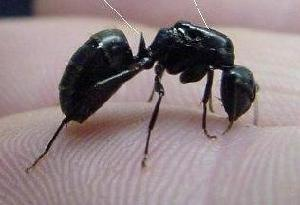
#> input picture MachineLearning/1_LinearClassifierstoSVM/animals10classes/ant/image_0001.jpg, 300 x 205 px, found by its file name; its folder holds only this picture in this run
$ jupyter execute 2023_2024_stumps_trees_forests_SV.ipynb   (shell and % lines are left out)
#> lines starting #> are read from the running program, lines starting #| are printed output that depends on the picture
# Stumps, trees and forests

** Ecole Centrale Nantes **

** Diana Mateus **

PARTICIPANTS: **Orane VERNET, Diane CHOUNLAMOUNTRY**

[cell 1]
import os
import numpy as np
import matplotlib.pyplot as plt
import math
from scipy import stats

#Modules for image processing
import skimage
from skimage import io
from skimage.color import rgb2gray
from skimage.transform import resize

#Modules for machine learning
import sklearn
from sklearn import metrics
from sklearn.linear_model import LogisticRegression
from sklearn.svm import SVC
from sklearn.model_selection import GridSearchCV
from sklearn.tree import DecisionTreeClassifier
from sklearn.ensemble import RandomForestClassifier
from sklearn.metrics import roc_curve
from sklearn.metrics import accuracy_score

#Useful for manual data splitting
import random
from sklearn.utils import shuffle

## 1. Decision stumps
A decision stump is a machine learning model consisting of a one-level decision tree. That is, it is a decision tree with one internal node (the root) which is immediately connected to the terminal nodes (its leaves). A decision stump makes a prediction based on the value of just a single input feature. Sometimes they are also called 1-rules [Wikipedia]

***a)*** Run the provided code to generate and plot a toy dataset consisting of 2D points and 4 classes

[cell 2]
#a) Load and plot dataset, split in train and test sets
from sklearn.datasets import make_blobs
from sklearn.model_selection import train_test_split

n_classes = 4
X, y = make_blobs(n_samples=300, centers=n_classes,
                  random_state=0, cluster_std=1.0)
plt.scatter(X[:, 0], X[:, 1], c=y, s=50, cmap=plt.cm.get_cmap('rainbow', 4));
plt.colorbar();

Xtrain, Xtest, ytrain, ytest = train_test_split(X, y, random_state=0)
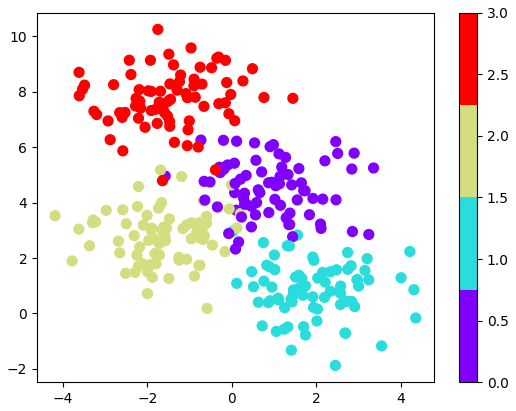
#> figure drawn by matplotlib, 2 panels

**b)** Observe the functions **stump** and **split**.

**stump** is a function that generates the parameters of a random axis-aligned split  according to the number of features of a given dataset. The function receives the data matrix Xtrain and returns
    - the index of one randomly chosen feature (one dimension)
    - as well as a randomly chosen threshold within the min and max values of the chosen feature.

**split**  receives as input:
    - A dataset of points
    - the parameters generated by the stump function above.
The function then partitions the *dataset* in two subsets according to the threshold of the chosen dimension.
The output are two arrays, each containing the _indices_ of the points belonging to one or the other subset.

**c)** Run the split function **several times**, and display the resulting subsets as 2D scatter plots with circles of different colors for each class. Use the provided plotting functions.

[cell 3]
from random import randint, uniform

# b) Stumps and Split

def stump(X):
    f = randint(0, X.shape[1]-1) #randomly select a feature/dimension randint()
    t = uniform(np.min(X[:,f]),np.max(X[:,f])) #sample from an uniform() between the min and max values of the feature
    return f,t


def split(X, f, t):
    ind_l, = np.where(X[:,f]<=t)
    ind_r, = np.where(X[:,f]>t)
    return ind_l, ind_r

# c) Plotting a stump

def plot_stump (Xtrain,ytrain,feat,th,ind_l,ind_r):
#> called with Xtrain = array of shape (225, 2), ytrain = array of shape (225,), feat = 1, th = 7.45, ind_l = array of shape (188,), ind_r = array of shape (37,)
    n_classes=np.max(ytrain)+1;
    #print(n_classes)
    for c in range(n_classes):
        X0_c=Xtrain[np.where(ytrain==c), 0] #first coordinate of points belonging to class c
        X1_c=Xtrain[np.where(ytrain==c), 1] #second coordinate of points belonging to class c
        plt.scatter(X0_c,X1_c, s=50,alpha=0.5,cmap=plt.cm.get_cmap('rainbow', 4),label=str(c))

    #plt.axis('equal')

    #draw the points on the left and right child as circles around the original training dataset
    plt.scatter(Xtrain[ind_l, 0], Xtrain[ind_l, 1], c='none', edgecolor='r')
    plt.scatter(Xtrain[ind_r, 0], Xtrain[ind_r, 1], c='none', edgecolor='b')

    #draw threshold line
    if feat == 0:
        plt.plot([th,th],[np.min(Xtrain[:,1]),np.max(Xtrain[:,1])])
    elif feat == 1:
        plt.plot([np.min(Xtrain[:,0]),np.max(Xtrain[:,0])],[th,th])
    leg = plt.legend();


feat, th = stump(Xtrain)
print('Stump parameters', feat, th)
ind_l,ind_r = split(Xtrain, feat, th)
print('Sizes: original set:', len(ytrain),
      ' left subset:' ,  ind_l.shape,
      ' right subset:', ind_r.shape)


plot_stump(Xtrain,ytrain,feat,th,ind_l,ind_r)
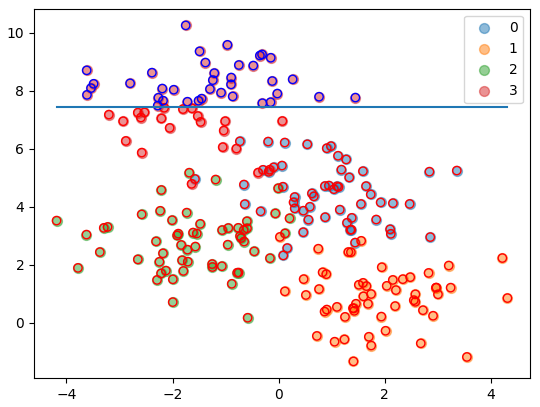
#> figure drawn by matplotlib, 1 panel

**d)** Implement a function ***class_distributions*** that given a set of points reaching a node returns the posterior class distribution of the node (approximated as the normalized histogram with #points per class).

``` python
def class_distributions(ytrain,num_classes):
```

Compute the class distributions of:
    - of the original training set (before the split),
    - of each of the 2 subsets resulting from after the split has been applied.

Plot the histograms of the children nodes

**e)** Create a function to compute the ***information_gain*** of a split. The function should receive the full training dataset (Xtrain and ytrain) and the indices of two subsets resulting from the current split.

``` python
def information_gain(ytrain,ind_left, ind_right,num_classes):
```
```Hint: ```  when computing the Entropy, ignore the classes with zero probabilities, and carry on summation using the same equation.

[cell 4]
def class_distributions(ytrain,num_classes):
#> called with ytrain = array of shape (225,), num_classes = 4
    L=[0]*num_classes
    long=len(ytrain)
    for k in range(long):
        ind=ytrain[k]
        L[ind]+=1
    M=max(L);
    return L

num_classes=4
print('Original set histogram')
L_train=class_distributions(ytrain,num_classes)
plt.figure()
plt.hist(ytrain, range = (0,num_classes), bins =num_classes,color = 'yellow', edgecolor = 'red')

f,t=stump(Xtrain)
ind_l, ind_r=split(Xtrain, f, t)
long_l=np.shape(ind_l)
long_r=np.shape(ind_r)
ytrain_l=[0]*ind_l
ytrain_r=[0]*ind_r
for k in range(long_l[0]):
    ytrain_l[k]=ytrain[ind_l[k]]
for k in range(long_r[0]):
    ytrain_r[k]=ytrain[ind_r[k]]


L_train_l=class_distributions(ytrain_l,num_classes)
plt.figure()
plt.hist(ytrain_l, range = (0,num_classes), bins =num_classes,color = 'yellow', edgecolor = 'red')
plt.title('Noeud gauche')

L_train_r=class_distributions(ytrain_r,num_classes)
plt.figure()
plt.hist(ytrain_r, range = (0,num_classes), bins =num_classes,color = 'yellow', edgecolor = 'red')
plt.title('Noeud droit')
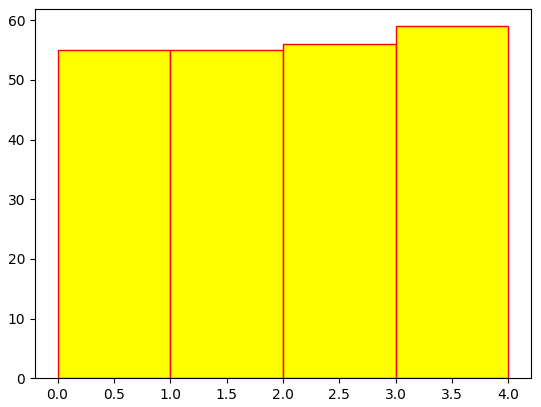
#> figure drawn by matplotlib, 1 panel; tallest bar 59 high, from x = 3 to 4
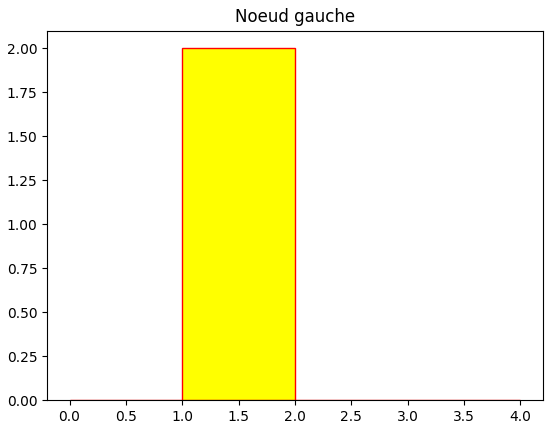
#> figure drawn by matplotlib, 1 panel; tallest bar 2 high, from x = 1 to 2
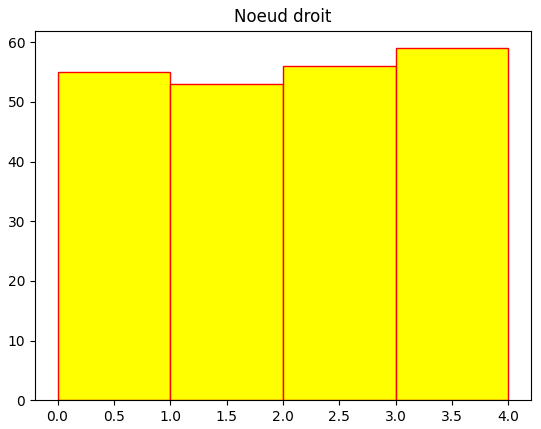
#> figure drawn by matplotlib, 1 panel; tallest bar 59 high, from x = 3 to 4

[cell 5]
def entropie(ytrain,num_classes):
#> called with ytrain = array of shape (225,), num_classes = 4
    L=class_distributions(ytrain,num_classes)
    long=len(ytrain)
    L=[x/long for x in L]
    H=0
    for k in range(num_classes):
        if L[k]!=0:
            H=H-L[k]*math.log2(L[k])
    return(H)


def information_gain(ytrain,ytrain_l, ytrain_r,num_classes):
    Hq=entropie(ytrain,num_classes)
    Hl=entropie(ytrain_r,num_classes)
    Hr=entropie(ytrain_l,num_classes)
    Nq=len(ytrain)
    Nr=len(ytrain_r)
    Nl=len(ytrain_l)
    return(Hq-Nr*Hr/Nq-Nl*Hl/Nq)
print(information_gain(ytrain,ytrain_l, ytrain_r,num_classes))

**f)** Create a function ***train*** to perfom a *randomized node optimization*. The function receives as parameters the full training dataset (Xtrain and ytrain) as well as the number of random stumps to try. The function will
- generate the desired number of stumps,
- split the dataset according to each stump,
- evaluate the ***information gain*** for each split
- choose and then return the parameters of the best stump.

``` python
def train_stumps(Xtrain, ytrain, trials):
```

Print the progress of the information gain during the training process

**g)** Make predictions with the trained model and display the restuls

[cell 6]
def train_stumps(Xtrain, ytrain, trials):
#> called with Xtrain = array of shape (225, 2), ytrain = array of shape (225,), trials = 10000
    num_classes=4
    gain=[0]
    feat=[0]*trials
    th=[0]*trials
    for k in range(trials):
        f,t=stump(Xtrain)
        ind_l,ind_r=split(Xtrain,f,t)

        long_l=np.shape(ind_l)
        long_r=np.shape(ind_r)
        ytrain_l=[0]*ind_l
        ytrain_r=[0]*ind_r
        for i in range(long_l[0]):
            ytrain_l[i]=ytrain[ind_l[i]]
        for i in range(long_r[0]):
            ytrain_r[i]=ytrain[ind_r[i]]

        inf=information_gain(ytrain,ytrain_l, ytrain_r,num_classes)
        if inf > gain[-1]:
            gain.append(inf)
        feat[k]=f
        th[k]=t


    opt=max(gain)
    index=gain.index(opt)

    f_opt = feat[index]
    t_opt = th[index]


    return f_opt,t_opt,gain


trials = 10000
f_opt,t_opt,gain =train_stumps(Xtrain, ytrain, trials)
print("Les paramètres du meilleur stump sont", f_opt,' et ',t_opt)
#print("Le gain a évolué de la manière suivante : ", gain)
plt.figure()
plt.plot(gain,'o')
plt.grid()


plt.title('Evolution du gain au cours des essais')

plt.figure()
ind_l,ind_r=split(Xtrain,f_opt,t_opt)
plot_stump(Xtrain,ytrain,f_opt,t_opt,ind_l,ind_r)
plt.title('Prédiction avec le modèle entraîné')
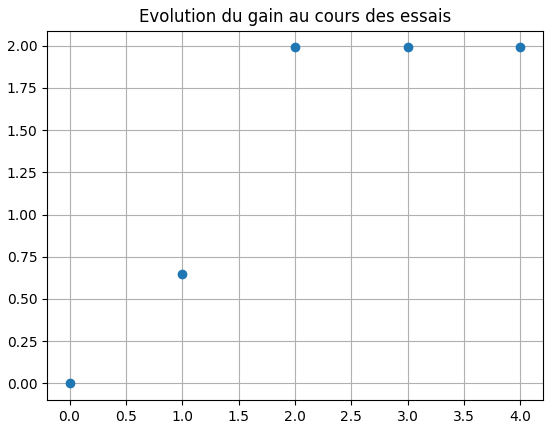
#> figure drawn by matplotlib, 1 panel
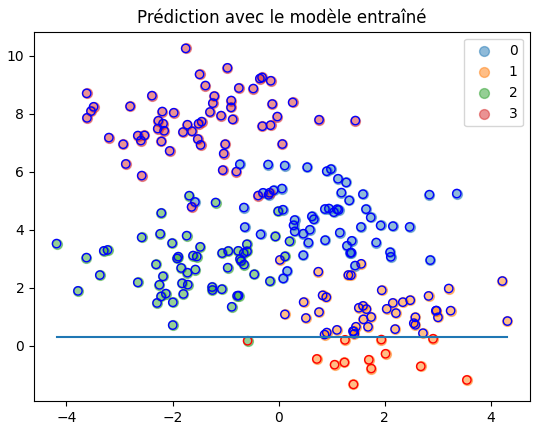
#> figure drawn by matplotlib, 1 panel

## 3. Comparing classifiers on the Caltech 101 dataset

Compare the performances of an SVM, a Decision Tree and Random Forest classifiers on the 10 classes subset of the **Caltech 101** dataset.
Focus here on the **multi-class** classification task (e.g. 5 classes).
Reuse the `loadImagesAndLabels()` and `buildDataset()` functions from the SVM lab course.

**a)** Load and split the dataset

**b)** Train three classification models on the train dataset
- a Logistic Regression
- an SVM
- a single decision tree ``sklearn.tree.DecisionTree``
- a Random Forest ``sklearn.ensemble.RandomForestClassifier``

Question: Which among these are natively multi-class classifiers?

Print the accuracy on the train and test sets for each model. ``from sklearn import metrics``

**c)** Can we use ROC curves directly in this case? How ?

**d)** Do a gridsearch with a 5-fold crossvalidation varying the hyperparameters of each model (e.g., for the SVM the ``kernel``, the ``gamma`` and ``c``, and for the tree-based models  ``max_depth``, ``max_features``, ``min_samples_leaf``, and ``n_estimators``).

``from sklearn.model_selection import GridSearchCV``

**Hint**
```
tuned_parameters = [{'max_depth': [1, 5, 10],
                     'max_features': [1, 15, 30, 45, 60],
                     'n_estimators': [1, 25, 50, 75, 100],
                     'min_samples_leaf': [3,5,10]}]

```
- What are the best parameters found to maximize the area under the curve in each case?

**e)** Discuss the results and curves.

[cell 7]
#question a) Load and split the dataset

#IMDIR = '//data-pfe/overnet2022/EI2/APSTA/TP3/caltech-101/'
IMDIR = '//data-pfe/overnet2022/EI2/APSTA/TP3/animals10classes/'


def loadImagesAndLabels(IMDIR):
  #This function glances through all subdirectories in IMDIR,
  #and creates a list of the subdirectory names, which will be
  #used as labels for all the images within.The function returns
  #the list of labels
  #
  #If the function returns an empty list, it is likely that IMDIR
  #is not defined correctly. In that case uncomment the lines below
  #to check the files that are actually being read.

  labelNamesAll = []

  for root, dirnames, filenames in os.walk(IMDIR):
      labelNamesAll.append(dirnames)
#> pass 2 of the loop in loadImagesAndLabels, `for root, dirnames, filenames in os.walk(IMDIR):`:
      # [5 lines of commented-out code are left out]

  labelNamesAll = labelNamesAll[0]
  return labelNamesAll

#Call the function and
#print the list of all labels/subdirectories
labelNamesAll = loadImagesAndLabels(IMDIR)
print(labelNamesAll)

[cell 8]
def buildDataset (IMDIR,labelNamesAll,K=5,N=100,imHeight=100,imWidth=100,seed=100):
    #This function builds the data matrix from (a subset) of the label list.
    #Images are read using a composition of the path and the label list.
    #Parameters of this functions are:
    # K : the number of classes to consider
    # N : the maximum number of images to read from each category (the number
    #    of images per label is variable).
    # imHeight,imWidth: define the size of the target image. All read images
    #                  are resized to imHeight x imWidth
    # seed : fixes the random seed to be able to reproduce the results.
    # The function returns the data matrix X and the label vector Y.
    # Ideally, the X matrix will be of size (KxN)x(ImHeight x ImWidth) but
    # the number of rows will be less if there number of images in a given
    # category is smaller than N

#> called with K = 5, N = 100, imHeight = 100, imWidth = 100, seed = 100
    X = np.zeros([K*N,imHeight*imWidth]) #data matrix, one image per row
    Y = -np.ones([K*N,1]) #label indices initiallized to -1
    labelNames = [] #list of retained categories

    random.seed(a=seed) #comment to make each run random

    globalCount = 0 #counts the actual number of images copied to the datamatrix

    # Iterate over the number of classes
    for i in range(K):
        #Randomly choose a new category
        while True:
            lab = random.randint(0,len(labelNamesAll)-1)
            while labelNamesAll[lab] in labelNames :
                lab = random.randint(0,len(labelNamesAll)-1)
            if lab not in labelNames:
                break

        #define the path to read the images of the chosen label.
        #folders are named after the class label, print the chosen label
        filedir = os.path.join(IMDIR,labelNamesAll[lab])
        print('The chosen label ',i, ' is ',labelNamesAll[lab])
        print('It will be read in',filedir)

        #save the name of the class in labelNames
        labelNames.append(labelNamesAll[lab])

        #walk through the files of the label folder,
        #read images in grayscale and resize them
        #flatten the images to a vector
        #copy each image to one row of the data matrix
        #use classCount to retain at most N images per class
        #use globalCount to keep track of the total number of images
        classCount = 0
        for filename in os.listdir(filedir):
            f = os.path.join(filedir, filename)
            if f.endswith(('.jpg')) and (classCount < N):
                image = skimage.io.imread(f, as_gray=True)
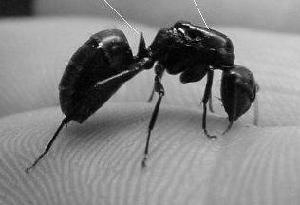
#> image: shape (205, 300) float64; min 0, max 0.997, mean 0.519
                image = skimage.transform.resize(image, [imHeight,imWidth],mode='constant')#,anti_aliasing=True)
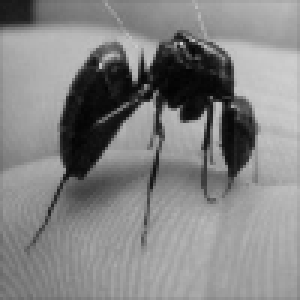
#> image: shape (100, 100) float64 (shown 3 times larger); min 0.0143, max 0.811, mean 0.518
                X[globalCount,:] = image.flatten()
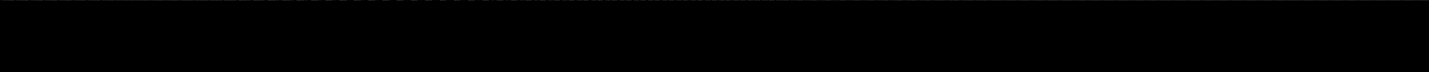
#> X: shape (500, 10000) float64 (shown at 1/7 size); min 0, max 0.811, mean 0.00104
                Y[globalCount,:] = i
                globalCount += 1
                classCount += 1
#> pass 2 of the loop in buildDataset, `for i in range(K):`:
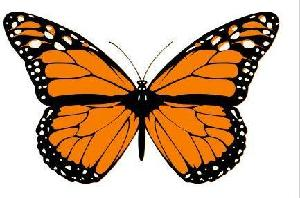
#> input picture MachineLearning/1_LinearClassifierstoSVM/animals10classes/butterfly/image_0001.jpg, 300 x 198 px, found by its file name
#> in buildDataset, `image = skimage.transform.resize(image, [imHeight,imWidth],mode='const..`:
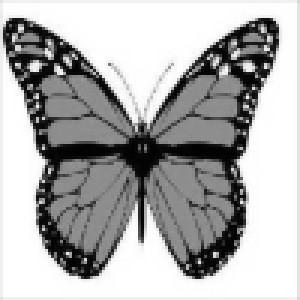
#> image: shape (100, 100) float64 (shown 3 times larger); min 0.00483, max 1, mean 0.682
#> in buildDataset, `X[globalCount,:] = image.flatten()`:
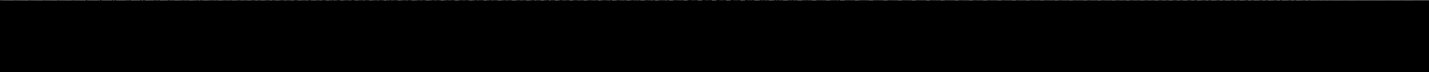
#> X: shape (500, 10000) float64 (shown at 1/7 size); min 0, max 1, mean 0.0024

    #Remove the unused entries of X and Y
    print("Total number of samples",globalCount)
    X = X[:globalCount,:]
    Y = Y[:globalCount,:]

    return X,Y,labelNames

#Call the buildDataset function

X,Y,labelNames = buildDataset (IMDIR,labelNamesAll,K=5,N=100,imHeight=100,imWidth=100,seed=100)

#Check the built dataset classes
print("Used labels",labelNames)
print("Size of data matrix", X.shape)
print("Class labels", Y.T)
